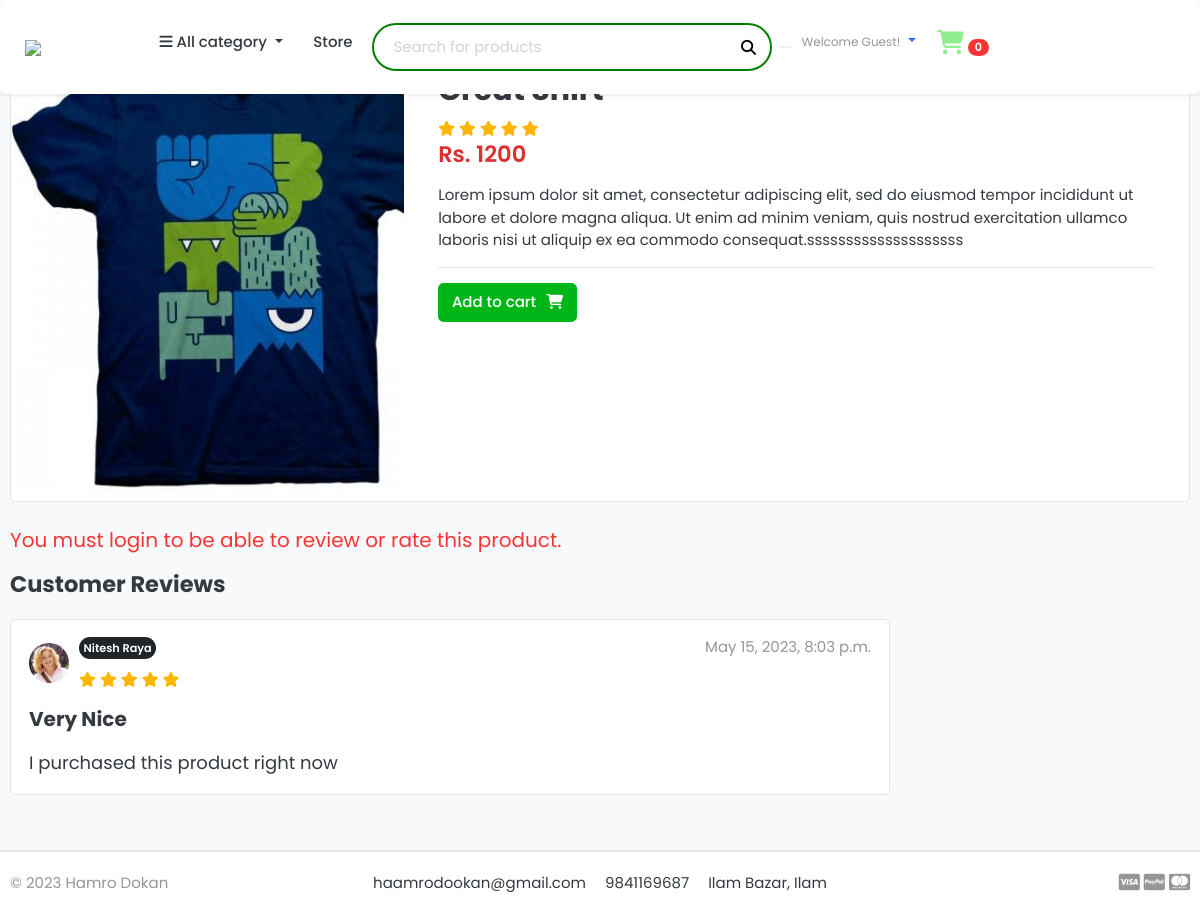
The page /store/category/shirt/great-shirt/ on the database as committed earlier.
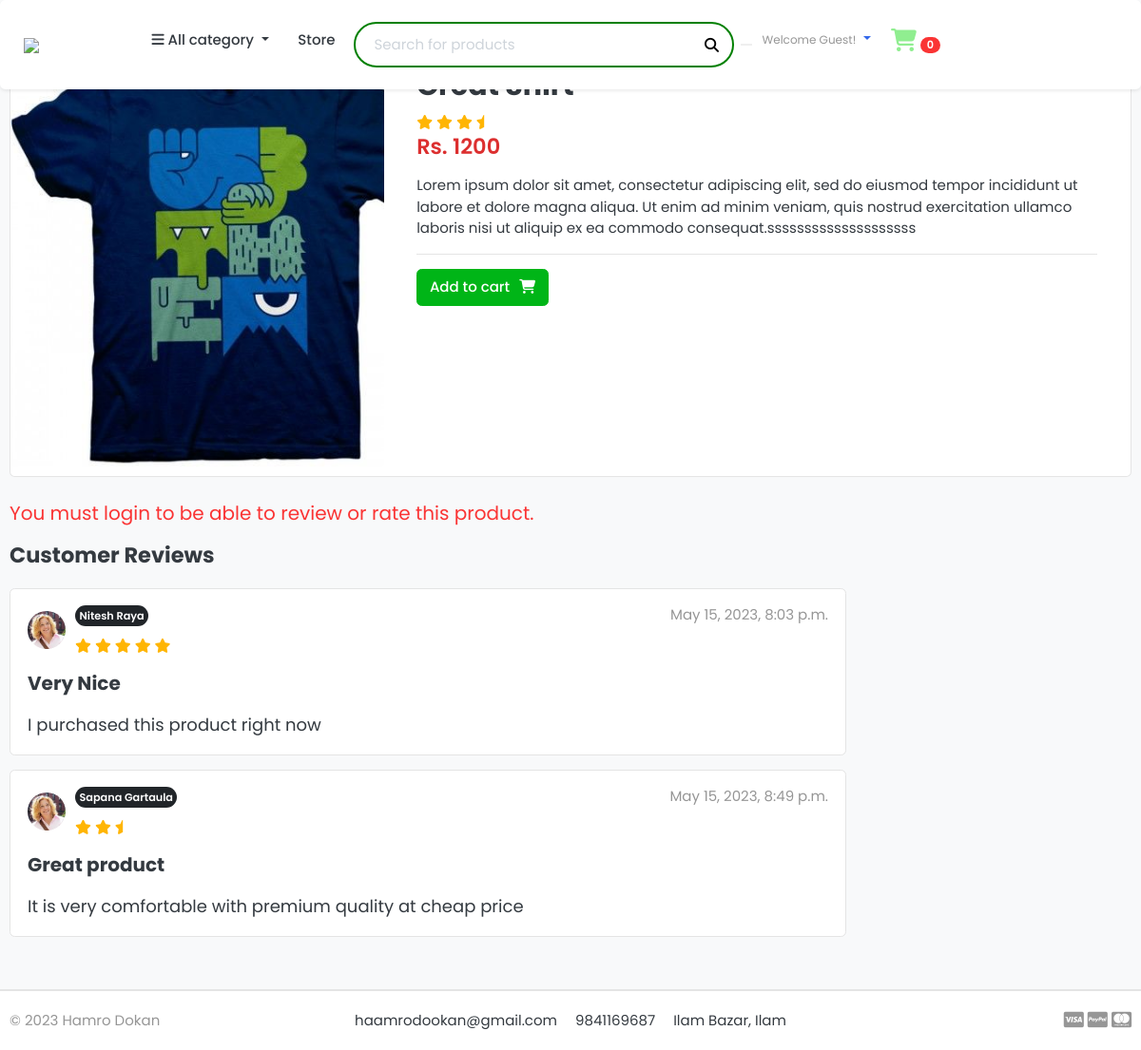
The same page on the database as committed later.
### store/models.py (models this page shows, shortened)
class Product(models.Model):
    product_name = models.CharField(max_length=100)
    slug = models.SlugField(max_length=50)
    price = models.IntegerField()
    description = models.TextField(max_length=500, blank=True)
    Image = models.ImageField(upload_to="photos/products")
    stock = models.IntegerField()
    is_available = models.BooleanField(default=True)
    category = models.ForeignKey(Category, on_delete=models.CASCADE)
    created_date = models.DateTimeField(auto_now_add=True)
    modified_date = models.DateTimeField(auto_now=True)
    def averageRating(self):
        reviews = ReviewRating.objects.filter(product=self, status=True).aggregate(average=Avg('rating'))
        avg = 0
        if reviews['average'] is not None:
            avg = float(reviews['average'])
        return avg

class ReviewRating(models.Model):
    product = models.ForeignKey(Product,on_delete=models.CASCADE)
    user  = models.ForeignKey(Account, on_delete=models.CASCADE)
    subject = models.CharField(max_length=100, blank=True)
    review = models.TextField(blank=True)
    rating = models.FloatField()
    ip = models.CharField(max_length=20, blank=True)
    status = models.BooleanField(default=True)
    created_at = models.DateTimeField(auto_now_add=True)
    updated_at = models.DateTimeField(auto_now=True)

### accounts/models.py (models this page shows, shortened)
class Account(AbstractBaseUser):
    first_name = models.CharField(max_length=50)
    last_name = models.CharField(max_length=50)
    username = models.CharField(max_length=50, unique=True)
    email  = models.EmailField(max_length=100, unique=True)
    phone_number = models.CharField(max_length=100)
    country = models.CharField(max_length=100, blank=True)
    date_joined = models.DateTimeField(auto_now_add=True)
    last_login = models.DateTimeField(auto_now_add=True)
    is_admin = models.BooleanField(default=False)
    is_staff = models.BooleanField(default=False)
    is_active = models.BooleanField(default=False)
    is_superadmin = models.BooleanField(default=False)
    USERNAME_FIELD  = 'email' #this is to make email default login method
    REQUIRED_FIELDS = ['first_name','last_name','username']
    objects = MyAccountManager() #informing this class about the above class

### store/views.py (the view)
# urls.py: path('category/<slug:category_slug>/<slug:product_slug>/',views.product_detail, name='product_detail'),
def product_detail(request, category_slug, product_slug):
    try:
        single_product = Product.objects.get(category__slug=category_slug, slug=product_slug)
        in_cart = CartItem.objects.filter(cart__cart_id=_cart_id(request),product=single_product).exists()
        reviews = ReviewRating.objects.filter(product__id=single_product.id)
    except Exception as e:
        raise e
    if request.user.is_authenticated:
        try:
            orderproduct = OrderProduct.objects.filter(user=request.user, product_id = single_product.id).exists()
        except OrderProduct.DoesNotExist:
            orderproduct = None
    else:
        orderproduct = None
    context = {
        'single_product': single_product,
        'in_cart': in_cart,
        'reviews': reviews,
        'orderproduct':orderproduct,
    }
    return render(request, 'store/product_detail.html', context)

### carts/context_processors.py (called while the page is built)
def counter(request):
    cart_count = 0
    if 'admin' in request.path:
        return {}
    else:
        try:
            cart = Cart.objects.filter(cart_id=_cart_id(request))
            if request.user.is_authenticated:
                cart_items = CartItem.objects.filter(user=request.user)
            else:
                cart_items = CartItem.objects.all().filter(cart=cart[:1])
            for cart_item in cart_items:
                cart_count += cart_item.quantity
        except Cart.DoesNotExist:
            cart_count = 0
    return dict(cart_count=cart_count)

### carts/views.py (called while the page is built)
def _cart_id(request):
    cart = request.session.session_key
    if not cart:
        cart = request.session.create()
    return cart

### category/context_processors.py (called while the page is built)
def menu_links(request):
    link = Category.objects.all()
    return dict(links=link)

### category/models.py (called while the page is built)
    def get_url(self):
        return reverse('product_by_category', args=[self.slug])

### store/models.py (called while the page is built)
    def color(self):
        return super(VariationManager, self).filter(variation_category='color', is_active=True)

    def size(self):
        return super(VariationManager, self).filter(variation_category='size', is_active=True)

### templates/store/product_detail.html (shortened to what the changed rows need)
{% extends 'base.html' %}
{% load static %}
{% block content %}
    <section class="section-content padding-y bg">
        <div class="container">
        <div class="card">
            <div class="row no-gutters">
                <main class="col-md-8">
        <form action="{% url 'add_cart' single_product.id %}" method="POST">
            <article class="content-body">
                <h2 class="title">{{single_product.product_name}}</h2>
                <div class="rating-star">
                    <span>
                        <i class="fa fa-star{% if single_product.averageRating < 0.5 %}-o{% elif single_product.averageRating >= 0.5 and single_product.averageRating < 1 %}-half {% endif %}" aria-hidden="true"></i>
                        <i class="fa fa-star{% if single_product.averageRating < 1.5 %}-o{% elif single_product.averageRating >= 1.5 and  single_product.averageRating < 2 %}-half {% endif %}" aria-hidden="true"></i>
                        <i class="fa fa-star{% if single_product.averageRating < 2.5 %}-o{% elif single_product.averageRating >= 2.5 and  single_product.averageRating < 3 %}-half {% endif %}" aria-hidden="true"></i>
                        <i class="fa fa-star{% if single_product.averageRating < 3.5 %}-o{% elif single_product.averageRating >= 3.5 and  single_product.averageRating < 4 %}-half {% endif %}" aria-hidden="true"></i>
                        <i class="fa fa-star{% if single_product.averageRating < 4.5 %}-o{% elif single_product.averageRating >= 4.5 and single_product.averageRating < 5 %}-half {% endif %}" aria-hidden="true"></i>
                    </span>
                </div>
            </article>
        </form>
                </main>
            </div>
        </div>
        <br>
        <div class="row">
                    <div class="col-md-9 align-center">
            {% if reviews %}
                {% for review in reviews %}
                    <article class="box mb-3">
                        <div class="icontext w-100">
                            <img src="{% static '/images/avatars/avatar1.jpg' %}" class="img-xs icon rounded-circle">
                            <div class="text">
                                <span class="date text-muted float-md-right">{{review.updated_at}}</span>
                                <h6 class="mb-1 badge badge-dark rounded-pill d-inline">{{review.user.first_name}} {{review.user.last_name}}</h6>
                                <div class="rating-star mt-3">
                                    <span>
                                        <i class="fa fa-star{% if review.rating == 0.5 %}-half{% elif review.rating < 1 %}-o {% endif %}" aria-hidden="true"></i>
                                        <i class="fa fa-star{% if review.rating == 1.5 %}-half{% elif review.rating < 2 %}-o {% endif %}" aria-hidden="true"></i>
                                        <i class="fa fa-star{% if review.rating == 2.5 %}-half{% elif review.rating < 3 %}-o {% endif %}" aria-hidden="true"></i>
                                        <i class="fa fa-star{% if review.rating == 3.5 %}-half{% elif review.rating < 4 %}-o {% endif %}" aria-hidden="true"></i>
                                        <i class="fa fa-star{% if review.rating == 4.5 %}-half{% elif review.rating < 5 %}-o {% endif %}" aria-hidden="true"></i>
                                    </span>
                                </div>
                            </div>
                        </div>
                        <div class="mt-3">
                            <p style="font-size: 20px; font-weight: bold;">
                                {{review.subject}}
                            </p>
                            <p style="font-size: 18px;">
                                {{review.review}}
                            </p>
                        </div>
                    </article>
                {% endfor %}
            {% else %}
                <p>No ratings for the products yet.</p>
            {% endif %}
            </div>
        </div>
        </div>
        </section>
{% endblock content %}

Rows that differ between the two databases and show on the page:
added ReviewRating: updated_at "May 15, 2023, 8:49 p.m.", user.first_name "Sapana", user.last_name "Gartaula", rating 2.5 (drawn), subject "Great product", review "It is very comfortable with premium quality at cheap price"
